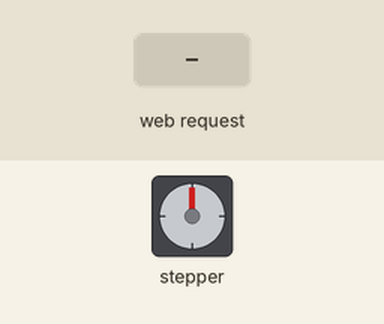
Recording of a sketch running on a simulated ESP8266 (NodeMCU). Parts: stepper motor. Wiring (inferred from the names in the program): stepper motor driver (200 steps per turn assumed): step GPIO 16; direction GPIO 5. Inputs (shaded band) come from the test bench. WiFi joins after 1.5 s; servers stay silent unless stated; what the sketch prints to the serial monitor is not drawn.

Above: at 2.7 s.
2.8 s: HTTP request GET /Lullaby received
At 2.95 s:
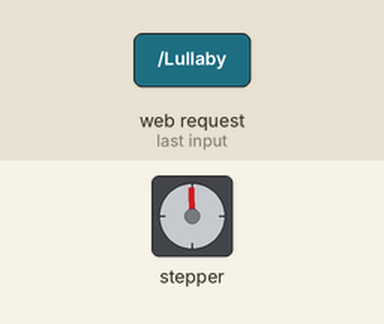
At 3.55 s:
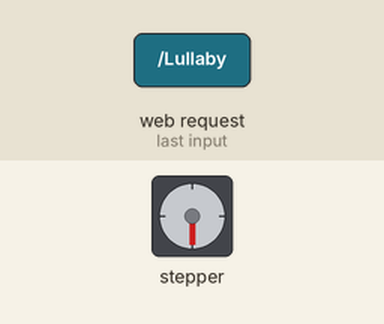
14.8 s: HTTP request GET /Lullaby received
At 14.95 s:
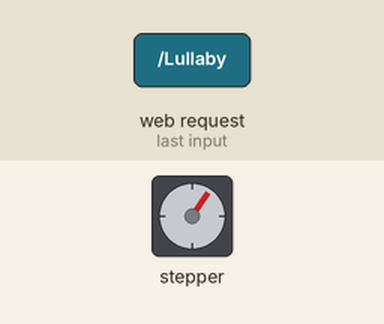
Timing chart, 0 to 27.4 s (numbered marks = the images above; inputs shaded):
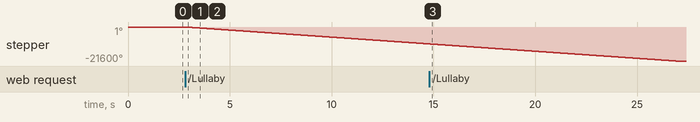

The sketch:

blink8266.ino
```cpp
#include <ESP8266WiFi.h>

const char* ssid = "----";
const char* password = "----";

int stepPin = 16;
const int dirPin = 5;
WiFiServer server(80);


void setup() {
  Serial.begin(115200);
  delay(10);


  pinMode(stepPin, OUTPUT);
  pinMode(dirPin, OUTPUT);
  digitalWrite(dirPin, LOW);

  // Connect to WiFi network
  Serial.println();
  Serial.println();
  Serial.print("Connecting to ");
  Serial.println(ssid);

  WiFi.begin(ssid, password);

  while (WiFi.status() != WL_CONNECTED) {
    delay(500);
    Serial.print(".");
  }
  Serial.println("");
  Serial.println("WiFi connected");

  // Start the server
  server.begin();
  Serial.println("Server started");

  // Print the IP address
  Serial.print("Use this URL to connect: ");
  Serial.print("http://");
  Serial.print(WiFi.localIP());
  Serial.println("/");

}

void loop() {
  // Check if a client has connected
  WiFiClient client = server.available();
  if (!client) {
    return;
  }

  // Wait until the client sends some data
  Serial.println("new client");
  while(!client.available()){
    delay(1);
  }

  // Read the first line of the request
  String request = client.readStringUntil('\r');
  Serial.println(request);
  client.flush();

  // Match the request

  int value = LOW;
  if (request.indexOf("/Lullaby") != -1) {

  digitalWrite(dirPin,LOW); // Enables the motor to move in a particular direction
  // Makes 200 pulses for making one full cycle rotation
    for(int x = 0; x < 6000; x++) {
      digitalWrite(stepPin,HIGH);
      delay(1);
      digitalWrite(stepPin,LOW);
      delay(1);
    }
  }


  // Return the response
  client.println("HTTP/1.1 200 OK");
  client.println("Content-Type: text/html");
  client.println(""); //  do not forget this one
  client.println("<!DOCTYPE HTML>");
  client.println("<html>");

  client.print("Led pin is now: ");

  if(value == HIGH) {
    client.print("On");
  } else {
    client.print("Off");
  }
  client.println("<br><br>");
  client.println("Click <a href=\"/Lullaby\">here</a> to start the lullaby<br>");
  client.println("</html>");

  delay(1);
  Serial.println("Client disonnected");
  Serial.println("");

}
```

Measured:
- after the input at 2.8 s, stepper: keeps turning counter-clockwise at about 896°/s, starting at once
